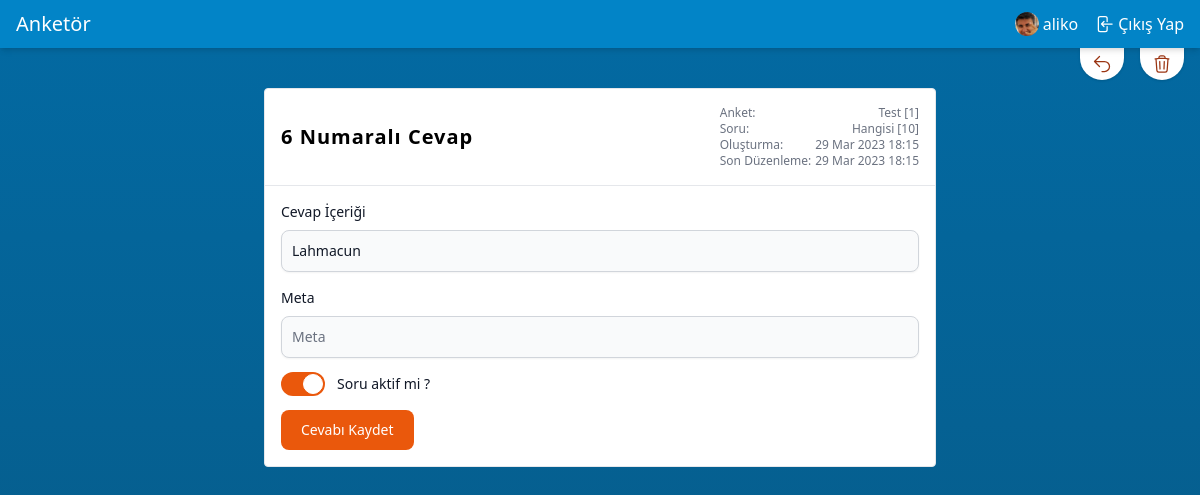
The app's page /polls/1/question/10/answer/6/update (signed in) with its own data.
### apps/account/models.py (models this page shows, shortened)
class User(AbstractBaseUser, PermissionsMixin):
    email = models.EmailField(max_length=254, unique=True)
    name = models.CharField(max_length=254, null=True, blank=True)
    is_staff = models.BooleanField(default=False)
    is_superuser = models.BooleanField(default=False)
    is_active = models.BooleanField(default=True)
    last_login = models.DateTimeField(null=True, blank=True)
    date_joined = models.DateTimeField(auto_now_add=True)
    USERNAME_FIELD = 'email'
    EMAIL_FIELD = 'email'
    REQUIRED_FIELDS = ["name"]
    objects = UserManager()
    class Meta:
        verbose_name = "Kullanıcı"
        verbose_name_plural = "Kullanıcılar"

class Profile(models.Model):
    user = models.OneToOneField(User, on_delete=models.CASCADE)
    image = models.ImageField(default='profile_pictures/def_profile.jpg', upload_to='profile_pictures')
    class Meta:
        verbose_name = "Profil"
        verbose_name_plural = "Profiller"

### apps/poll/models.py (models this page shows, shortened)
class PollAnswer(models.Model):
    poll = models.ForeignKey(
        Poll,
        on_delete=models.CASCADE,
        null=True,
        blank=True
    )
    question = models.ForeignKey(
        PollQuestion,
        on_delete=models.CASCADE,
        null=True,
        blank=True
    )
    meta = models.CharField(null=True, blank=True, max_length=1024, default="{}")
    content = models.TextField()
    is_active = models.BooleanField(default=False)
    created_at = models.DateTimeField(auto_now_add=True)
    updated_at = models.DateTimeField(auto_now=True)
    def get_meta_data(self):
        return loads(self.meta)
    def set_meta_data(self, data):
        self.meta = dumps(data)
    meta_data = property(get_meta_data, set_meta_data)
    class Meta:
        ordering = ["-id"]
        db_table = "poll_answer"

class Poll(models.Model):
    author = models.ForeignKey(
        settings.AUTH_USER_MODEL,
        on_delete=models.CASCADE,
        null=True,
        blank=True
    )
    title = models.CharField(max_length=255)
    slug = models.SlugField(editable=False, null=True, blank=True, unique=True, db_index=True)
    meta_title = models.CharField(max_length=100, null=True, blank=True)
    tags = models.TextField(null=True, blank=True)
    description = models.TextField(null=True, blank=True)
    is_active = models.BooleanField(default=False)
    is_private = models.BooleanField(default=False)
    starts_at = models.DateTimeField(null=True, blank=True,
        help_text="date and time at which the poll open up for voting"
    )
    ends_at = models.DateTimeField(null=True, blank=True,
        help_text="date and time at which the poll closes for voting"
    )
    created_at = models.DateTimeField(auto_now_add=True)
    updated_at = models.DateTimeField(auto_now=True)
    class Meta:
        ordering = ["-id"]
        verbose_name = "Anket"
        verbose_name_plural = "Anketler"
        db_table = "poll"

class PollQuestion(models.Model):
    poll = models.ForeignKey(
        Poll,
        on_delete=models.CASCADE,
        null=True,
        blank=True
    )
    type = models.CharField(max_length=5, choices=PollQuestionChoices.get_choices(),
        default=PollQuestionChoices.get_default()
    )
    content = models.TextField()
    meta = models.CharField(null=True, blank=True, max_length=1024, default="{}")
    is_required = models.BooleanField(default=False)
    is_active = models.BooleanField(default=False)
    created_at = models.DateTimeField(auto_now_add=True)
    updated_at = models.DateTimeField(auto_now=True)
    def get_meta_data(self):
        try:
            return loads(self.meta)
        except ValueError:
            return {}
    def set_meta_data(self, data):
        self.meta = dumps(data)
    meta_data = property(get_meta_data, set_meta_data)
    class Meta:
        ordering = ["-id"]
        verbose_name = "Anket Soruları"
        verbose_name_plural = "Anket Soruları"
        db_table = "poll_question"

### apps/poll/views.py (the view, shortened to what this page needs)
# urls.py: path("<int:poll_id>/question/<int:question_id>/answer/<int:pk>/update", UpdatePollAnswer.as_view(),
class UpdatePollAnswer(LoginRequiredMixin, View):
    template_name = "poll/answer/update.html"
    def get(self, request, poll_id, question_id, pk):
        poll_object = get_object_or_404(Poll, pk=poll_id, author=self.request.user)
        answer_object = get_object_or_404(PollAnswer, pk=pk, poll_id=poll_object.id, question_id=question_id)
        return render(request, self.template_name, {"answer": answer_object})

### apps/poll/templates/poll/answer/update.html (shortened to what this page needs)
{% extends "base.html" %}
{% block content %}
  <section id="updateAnswer">
    <div class="absolute flex right-0 space-x-4 px-4">
      <div>
        <a href="{% url "poll.answer.create" poll_id=answer.poll.id question_id=answer.question.id %}" title="Geri dön"
           class="flex bg-white rounded-b-full px-3 p-1.5 hover:py-3 transition-[padding] shadow">
          <svg xmlns="http://www.w3.org/2000/svg" fill="none" viewBox="0 0 24 24" stroke-width="1.5"
               stroke="currentColor"
               class="w-5 h-5 stroke-orange-800">
            <path stroke-linecap="round" stroke-linejoin="round" d="M9 15L3 9m0 0l6-6M3 9h12a6 6 0 010 12h-3"></path>
          </svg>
        </a>
      </div>
      <div>
        <form title="Sil"
              action="{% url "poll.answer.delete" poll_id=answer.poll.id question_id=answer.question.id pk=answer.id %}"
              method="post"
              class="flex bg-white rounded-b-full px-3 p-1.5 hover:py-3 transition-[padding] shadow">
          <button
            onclick="return confirm('Silmek istediğine emin misin ?')"
            type="submit">
          </button>
        </form>
      </div>
    </div>
    <div class="flex flex-col items-center my-10 mx-12 space-y-4">
      <div class="bg-white border rounded max-w-2xl w-full">
        <div class="p-4 sm:flex items-center justify-between">
          <h1 class="font-semibold text-xl tracking-wider">{{ answer.id }} Numaralı Cevap</h1>
          <div class="flex flex-col text-xs text-gray-500">
            <span>Anket: <span
              class="float-right ml-1">{{ answer.poll.title }} [{{ answer.poll.id }}] </span></span>
            <span>Soru: <span
              class="float-right ml-1">{{ answer.question.content }} [{{ answer.question.id }}] </span></span>
            <span>Oluşturma: <span class="float-right ml-1">{{ answer.created_at|date:"j M Y H:i" }}</span></span>
            <span>Son Düzenleme: <span class="float-right ml-1">{{ answer.updated_at|date:"j M Y H:i" }}</span></span>
          </div>
        </div>
        <hr>
        <div class="p-4">
          <form method="post">
            <div class="mb-4">
              <label for="content" class="block mb-2 text-sm font-medium text-gray-900">Cevap
                İçeriği</label>
              <input type="text" id="content" name="content"
                     value="{{ answer.content }}"
                     class="shadow-sm bg-gray-50 border border-gray-300 text-gray-900 text-sm rounded-lg focus:ring-orange-500 focus:border-orange-500 block w-full p-2.5"
                     placeholder="Soru" required>
            </div>
            <div class="mb-4">
              <label for="meta" class="block mb-2 text-sm font-medium text-gray-900">Meta</label>
              <input type="text" id="meta" name="meta"
                     value="{{ answer.meta }}"
                     class="shadow-sm bg-gray-50 border border-gray-300 text-gray-900 text-sm rounded-lg focus:ring-orange-500 focus:border-orange-500 block w-full p-2.5"
                     placeholder="Meta">
            </div>
            <div class="mb-4 flex items-center h-5">
              <label class="relative inline-flex items-center cursor-pointer">
                <div
                  class="w-11 h-6 bg-gray-200 peer-focus:outline-none peer-focus:ring-4 peer-focus:ring-orange-300 rounded-full peer peer-checked:after:translate-x-full peer-checked:after:border-white after:content-[''] after:absolute after:top-[2px] after:left-[2px] after:bg-white after:border-gray-300 after:border after:rounded-full after:h-5 after:w-5 after:transition-all peer-checked:bg-orange-600"></div>
                <span class="ml-3 text-sm font-medium text-gray-900">Soru aktif mi ?</span>
              </label>
            </div>
            <button type="submit"
                    class="text-white bg-orange-600 hover:bg-orange-700 focus:ring-4 focus:outline-none focus:ring-orange-300 font-medium rounded-lg text-sm px-5 py-2.5 text-center">
              Cevabı Kaydet
            </button>
          </form>
        </div>
      </div>
    </div>
  </section>
{% endblock %}

### templates/header.html (shortened to what this page needs)
{% load static %}
<header class="sticky w-full top-0 left-0 right-0 bottom-auto z-[990] bg-sky-600 text-white shadow-md p-2.5 px-4">
  <div class="flex items-center align-middle justify-between">
    <div>
      <a href="{% url "home" %}">
        <span class="text-xl font-medium">Anketör</span>
      </a>
    </div>
    <div class="flex justify-around items-center space-x-4">
      {% if not user.is_authenticated %}
        <a class="flex items-center space-x-1 hover:underline" href="{% url 'login' %}">
          <svg xmlns="http://www.w3.org/2000/svg" fill="none" viewBox="0 0 24 24" stroke-width="1.5"
               stroke="currentColor" class="w-5 h-5">
            <path stroke-linecap="round" stroke-linejoin="round"
                  d="M17.982 18.725A7.488 7.488 0 0012 15.75a7.488 7.488 0 00-5.982 2.975m11.963 0a9 9 0 10-11.963 0m11.963 0A8.966 8.966 0 0112 21a8.966 8.966 0 01-5.982-2.275M15 9.75a3 3 0 11-6 0 3 3 0 016 0z"></path>
          </svg>
          <span class="font-sans">Giriş Yap</span>
        </a>
      {% else %}
        <a href="{% url "poll.index" %}" class="flex hover:underline items-center space-x-1">
          <img class="w-6 rounded-full" src="{{ MEDIA_URL }}{{ user.profile.image.url }}"
               alt="{{ user.name|default_if_none:user.email }} profile image">
          <span>
            {{ user.name|default_if_none:user.email }}
        </span>
        </a>
        <a class="flex items-center space-x-1 hover:underline" href="{% url 'logout' %}">
          <span class="font-sans">Çıkış Yap</span>
        </a>
      {% endif %}
    </div>
  </div>
</header>

### static/css/main.css (style rules this page uses)
html, body { height: 100%; width: 100%; margin: 0; padding: 0; }
body > main > section { flex: 1 1 auto; display: flex; flex-direction: column; }

### records on screen
User: profile.image (picture), name "aliko"
PollAnswer: id "6", poll "Test", poll.id "1", question.content "Hangisi", question.id "10", created_at "29 Mar 2023 18:15", updated_at "29 Mar 2023 18:15", content "Lahmacun"
